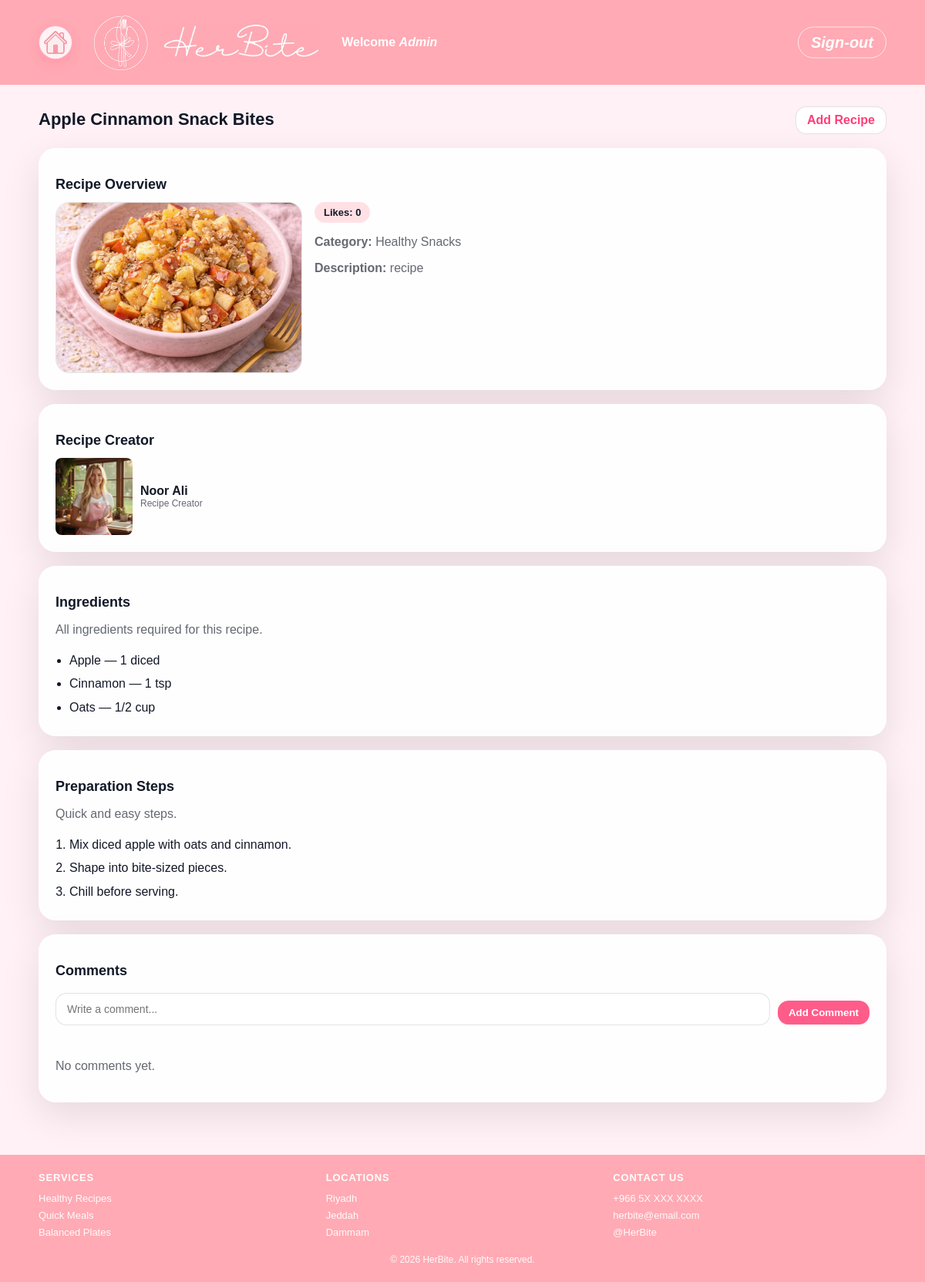
Before: /viewRecipe.php?id=6 (signed in) with the older database file.
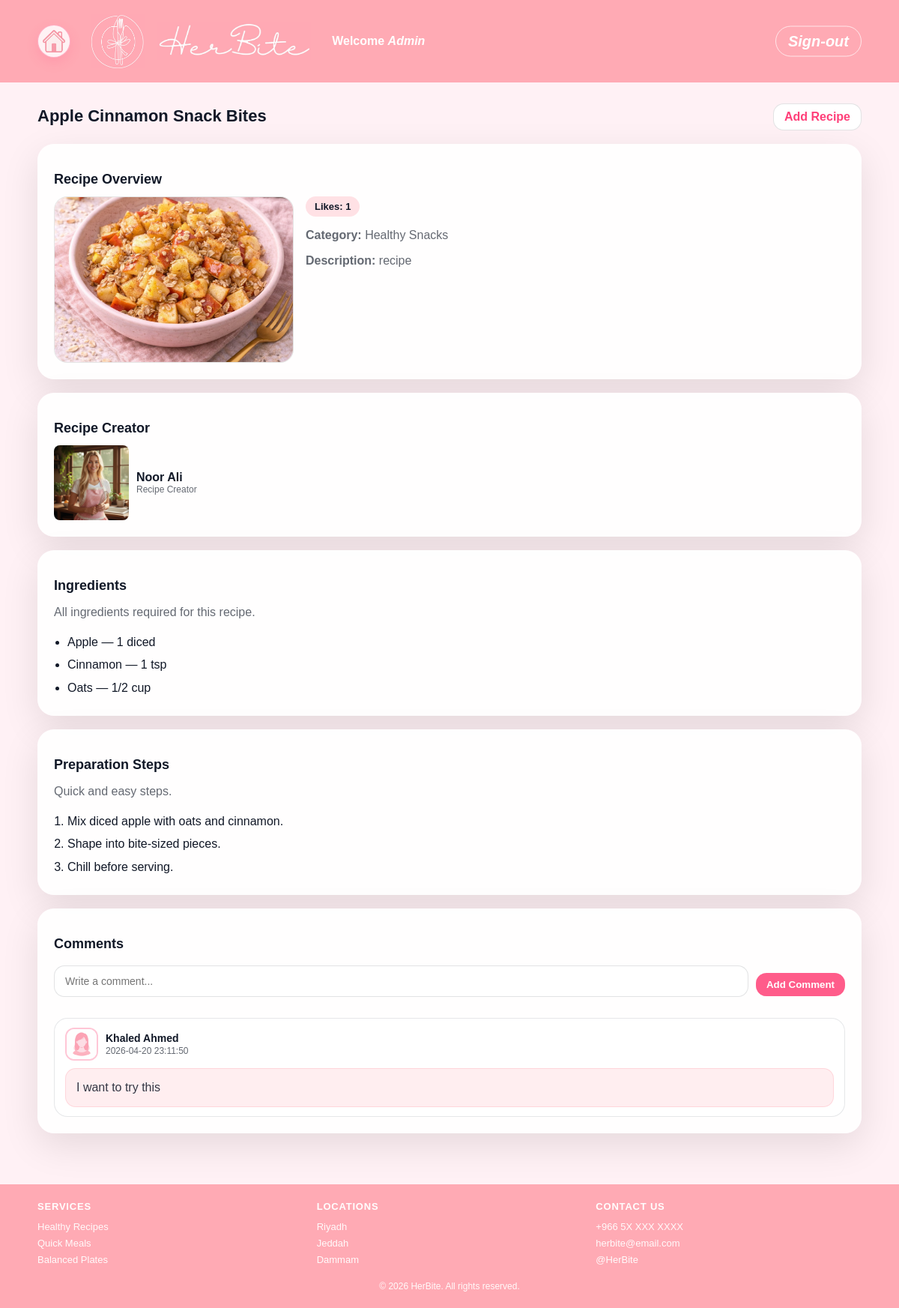
After: the same page with the newer database file.
### tables this page shows
CREATE TABLE `recipeingredient` (
  `id` int(11) NOT NULL,
  `recipeID` int(11) NOT NULL,
  `ingredientName` varchar(150) NOT NULL,
  `quantity` varchar(100) NOT NULL
);

CREATE TABLE `recipeinstruction` (
  `id` int(11) NOT NULL,
  `recipeID` int(11) NOT NULL,
  `stepNumber` int(11) NOT NULL,
  `instructionText` text NOT NULL
);

CREATE TABLE `comment` (
  `id` int(11) NOT NULL,
  `recipeID` int(11) DEFAULT NULL,
  `userID` int(11) DEFAULT NULL,
  `comment` text,
  `date` datetime DEFAULT NULL
);

CREATE TABLE `users` (
  `id` int(11) NOT NULL,
  `userType` enum('user','admin') NOT NULL,
  `firstName` varchar(100) NOT NULL,
  `lastName` varchar(100) NOT NULL,
  `emailAddress` varchar(100) NOT NULL,
  `password` varchar(255) NOT NULL,
  `photoFileName` varchar(255) NOT NULL
);

### viewRecipe.php (the view, shortened to what the changed rows need)
<?php
include("db.php");
$recipeID = isset($_GET['id']) ? (int) $_GET['id'] : 0;
$recipeQuery = "SELECT recipe.*,
                       users.firstName,
                       users.lastName,
                       users.photoFileName AS creatorPhoto,
                       recipecategory.categoryName
                FROM recipe
                JOIN users ON recipe.userID = users.id
                LEFT JOIN recipecategory ON recipe.categoryID = recipecategory.id
                WHERE recipe.id = ?";
$stmt = $conn->prepare($recipeQuery);
$stmt->bind_param("i", $recipeID);
$stmt->execute();
$recipeResult = $stmt->get_result();
$recipe = $recipeResult->fetch_assoc();
$likesQuery = "SELECT COUNT(*) AS totalLikes FROM likes WHERE recipeID = ?";
$stmt = $conn->prepare($likesQuery);
$stmt->bind_param("i", $recipeID);
$stmt->execute();
$likesResult = $stmt->get_result();
$likesRow = $likesResult->fetch_assoc();
$totalLikes = $likesRow['totalLikes'] ?? 0;
$ingredientsQuery = "SELECT ingredientName, quantity
                     FROM recipeingredient
                     WHERE recipeID = ?
                     ORDER BY id ASC";
$stmt = $conn->prepare($ingredientsQuery);
$stmt->bind_param("i", $recipeID);
$stmt->execute();
$ingredientsResult = $stmt->get_result();
$instructionsQuery = "SELECT stepNumber, instructionText
                      FROM recipeinstruction
                      WHERE recipeID = ?
                      ORDER BY stepNumber ASC, id ASC";
$stmt = $conn->prepare($instructionsQuery);
$stmt->bind_param("i", $recipeID);
$stmt->execute();
$instructionsResult = $stmt->get_result();
$commentsQuery = "SELECT comment.comment,
                         comment.date,
                         users.firstName,
                         users.lastName,
                         users.photoFileName
                  FROM comment
                  JOIN users ON comment.userID = users.id
                  WHERE comment.recipeID = ?
                  ORDER BY comment.date DESC, comment.id DESC";
$stmt = $conn->prepare($commentsQuery);
$stmt->bind_param("i", $recipeID);
$stmt->execute();
$commentsResult = $stmt->get_result();
?>
<!DOCTYPE html>
<html lang="en">
<head>
  <link rel="stylesheet" href="stylesheet.css">
</head>
<body class="user-page view-page admin-page header-admin">
  <div class="page">
    <main class="page-main">
      <section class="view-head">
        <div class="view-title">
          <h2><?php echo htmlspecialchars($recipe['name']); ?></h2>
        </div>
      </section>
      <section class="admin-card view-card">
        <h2>Recipe Overview</h2>
        <div class="overview-grid">
          <div class="overview-info">
            <div class="meta">
              <span class="meta-item">Likes: <?php echo $totalLikes; ?></span>
            </div>
          </div>
        </div>
      </section>
      <section class="admin-card view-card">
        <h2>Recipe Creator</h2>
      </section>
      <section class="admin-card view-card">
        <h2>Ingredients</h2>
        <?php if ($ingredientsResult->num_rows > 0) { ?>
          <ul class="steps-list">
            <?php while ($ingredient = $ingredientsResult->fetch_assoc()) { ?>
              <li>
                <?php echo htmlspecialchars($ingredient['ingredientName']); ?> — <?php echo htmlspecialchars($ingredient['quantity']); ?>
              </li>
            <?php } ?>
          </ul>
        <?php } else { ?>
          <p class="muted">No ingredients added.</p>
        <?php } ?>
      </section>
      <section class="admin-card view-card">
        <h2>Preparation Steps</h2>
        <?php if ($instructionsResult->num_rows > 0) { ?>
          <ol class="steps-list">
            <?php while ($instruction = $instructionsResult->fetch_assoc()) { ?>
              <li><?php echo htmlspecialchars($instruction['instructionText']); ?></li>
            <?php } ?>
          </ol>
        <?php } else { ?>
          <p class="muted">No preparation steps added.</p>
        <?php } ?>
      </section>
      <section class="admin-card view-card">
        <h2>Comments</h2>
        <div class="comments">
          <?php if ($commentsResult->num_rows > 0) { ?>
            <?php while ($comment = $commentsResult->fetch_assoc()) { ?>
              <div class="comment">
                <div class="comment-head">
                  <img src="<?php echo htmlspecialchars(!empty($comment['photoFileName']) ? $comment['photoFileName'] : 'default.png'); ?>" alt="User photo" class="comment-avatar">
                  <div class="comment-meta">
                    <div class="comment-name"><?php echo htmlspecialchars($comment['firstName'] . ' ' . $comment['lastName']); ?></div>
                    <div class="comment-time muted small"><?php echo htmlspecialchars($comment['date']); ?></div>
                  </div>
                </div>
                <div class="comment-body"><?php echo htmlspecialchars($comment['comment']); ?></div>
              </div>
            <?php } ?>
          <?php } else { ?>
            <p class="muted">No comments yet.</p>
          <?php } ?>
        </div>
      </section>
    </main>
  </div>
</body>
</html>

Changed rows visible on the page:
added comment: userID.lastName "Khaled Ahmed", date "2026-04-20 23:11:50", comment "I want to try this"
Other visible differences:
$totalLikes: "0" → "1"
text no longer shown: "No comments yet."
